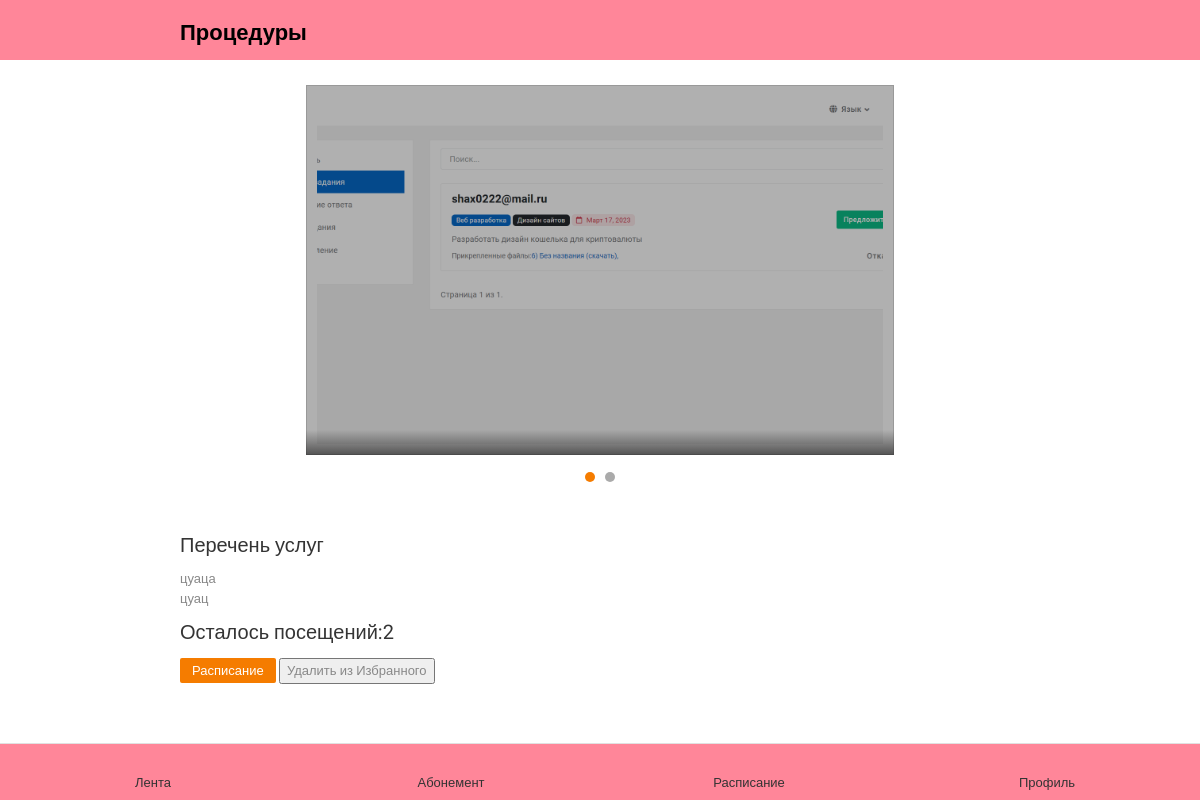
The page /main/procedure/detail/1 (signed in) on the database as committed earlier.
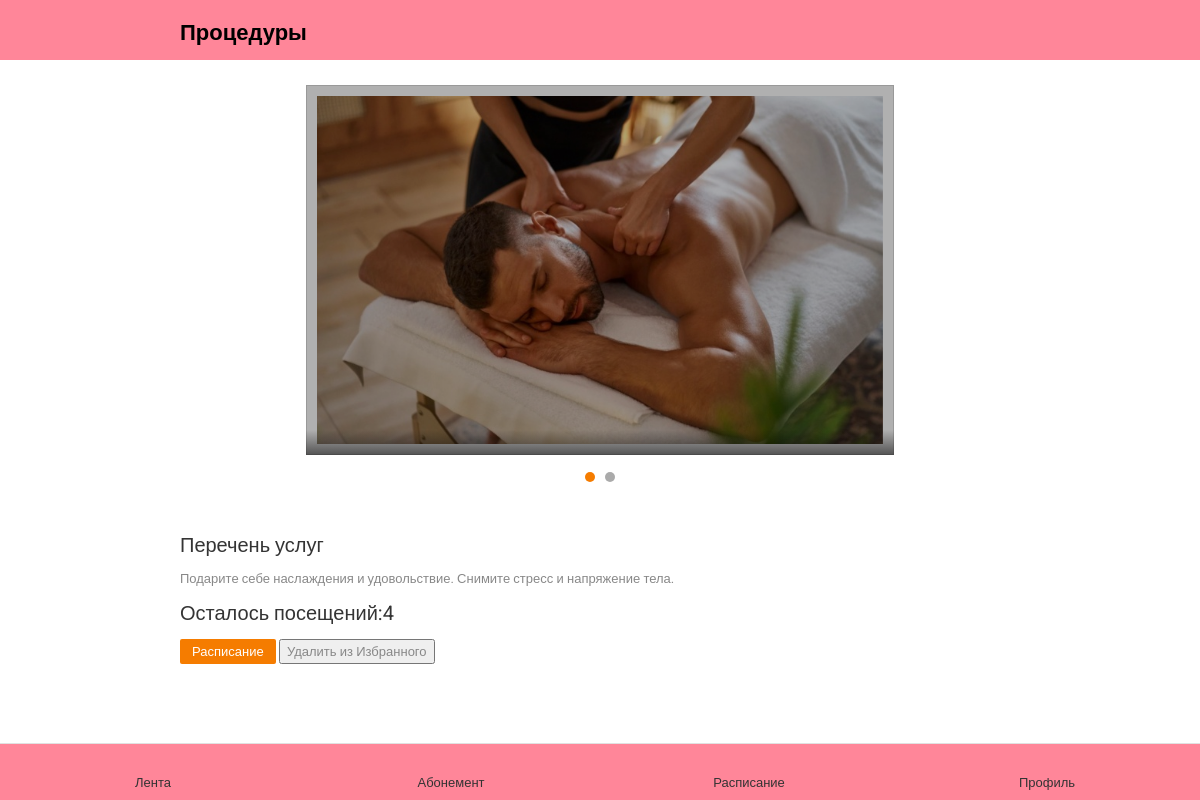
The same page on the database as committed later.
### main_app/models.py (models this page shows, shortened)
class ImageProcedure(models.Model):
    procedure = models.ForeignKey(Procedure, on_delete=models.CASCADE)
    img = models.ImageField(upload_to='images')

class ServiceProcedure(models.Model):
    procedure = models.ForeignKey(Procedure, on_delete=models.CASCADE)
    title = models.CharField(max_length=100)

class ProcedureLimit(models.Model):
    user = models.ForeignKey(settings.AUTH_USER_MODEL, on_delete=models.CASCADE)
    procedure = models.ForeignKey(Procedure, on_delete=models.CASCADE)
    limit = models.IntegerField()

### main_app/views.py (the view)
# urls.py: path('procedure/detail/<int:pk>', views.ProcedureDetailView.as_view(),
class ProcedureDetailView(TemplateResponseMixin, View):
    template_name = 'procedure_detail.html'
    def get(self, request, *args, **kwargs):
        pk = self.kwargs.get('pk')
        procedure = Procedure.objects.get(pk=pk)
        procedure_limit = ProcedureLimit.objects.get(procedure=procedure, user=request.user)
        is_favorite = FavoriteProcedure.objects.filter(user=request.user, procedure=procedure).exists()
        return self.render_to_response({
            'procedure': procedure, 'procedure_limit': procedure_limit, 'is_favorite': is_favorite
            })

### templates/procedure_detail.html (shortened to what this page needs)
{% extends 'base.html' %}
{% load static %}
{% load widget_tweaks %}
{% block content %}
<div class="navbar">
	<div class="container">
		<div class="panel-control-left">
			<a href="faq.html#" data-activates="slide-out-left" class="sidenav-control-left">
				<div class="site-title">
					<h1>Процедуры</h1>
				</div>
			</a>
		</div>
		<div class="panel-control-right">
			<a href="faq.html#" data-activates="slide-out-right" class="sidenav-control-right">
				<i class="fa fa-sign-out" aria-hidden="true"></i>
			</a>
		</div>
	</div>
</div>
<div class="product-details app-pages app-section">
	<div class="container">
		<div class="entry">
			<div class="row">
				<div class="col s12">
					<div class="the-slider" style="margin-top: 0">
						<div class="container">
							<div class="the-slider-entry">
								<div class="slider-slick">
									{% for image in procedure.imageprocedure_set.all %}
									<div class="slider-entry"><img src="{{image.img.url}}" alt="">
										<div class="overlay"></div>
										<div class="caption">
										</div>
									</div>
									{% endfor %}
								</div>
							</div>
						</div>
					</div>
				</div>
			</div>
		</div>
		<div class="details">
			<h5>Перечень услуг</h5>
			<ul>
				{% for service in procedure.serviceprocedure_set.all %}
				<li>{{service.title}}<li>
				{% endfor %}
			</ul>
			<div class="price" style="margin-bottom: 15px"><h5>Осталось посещений:{{procedure_limit.limit}}</h5></div>
			<a href="{% url 'main:schedule_list' procedure.id %}" class="button">Расписание</a>
			<button id="favorite-button" data-url="{% url 'main:favorite' %}" data-procedure="{{ procedure.id }}" {% if is_favorite %}data-action="remove"{% else %}data-action="add"{% endif %}>
			  {% csrf_token %} {% if is_favorite %}Удалить из Избранного{% else %}Добавить в Избранное{% endif %}
			</button>
		</div>
	</div>
</div>
{% endblock %}

Rows that differ between the two databases and show on the page:
removed ImageProcedure: img (picture)
removed ServiceProcedure: title "цуаца"
removed ServiceProcedure: title "цуац"
removed ProcedureLimit: limit "2"
added ImageProcedure: img (picture)
added ServiceProcedure: title "Подарите себе наслаждения и удовольствие. Снимите стресс и напряжение тела."
added ProcedureLimit: limit "4"
